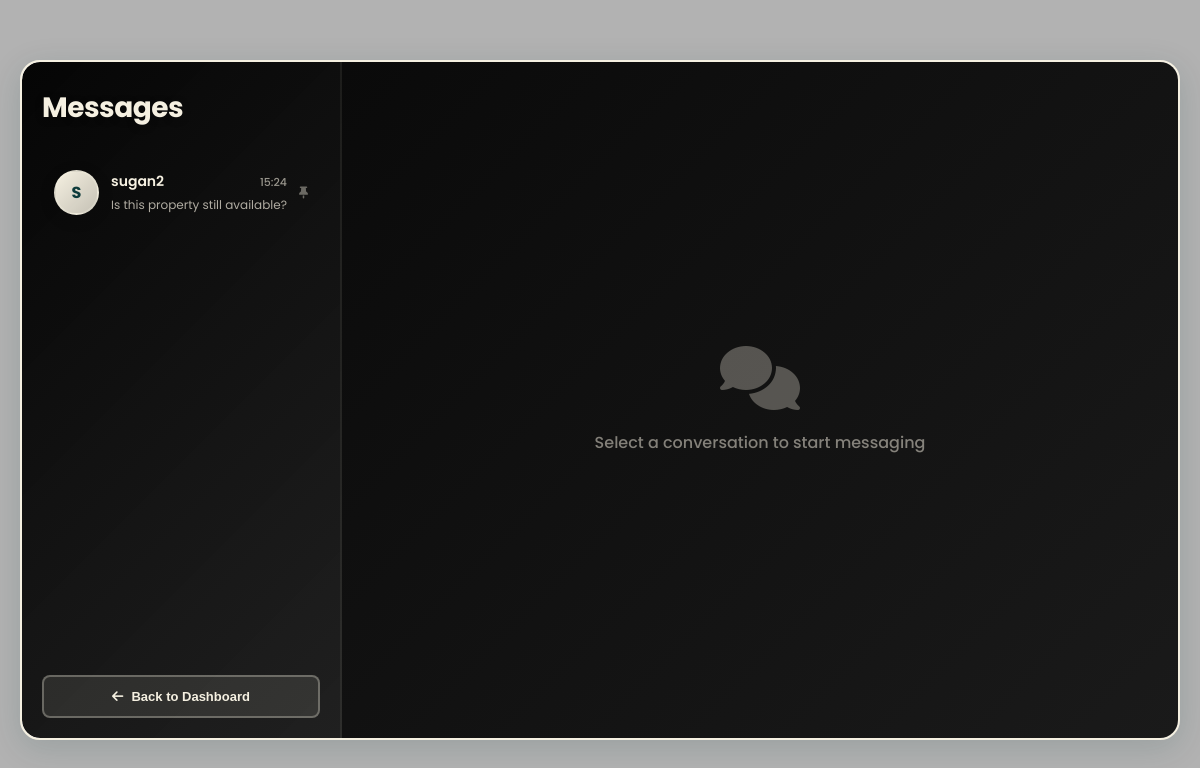
Before: /conversations/ (signed in) with the older database file.
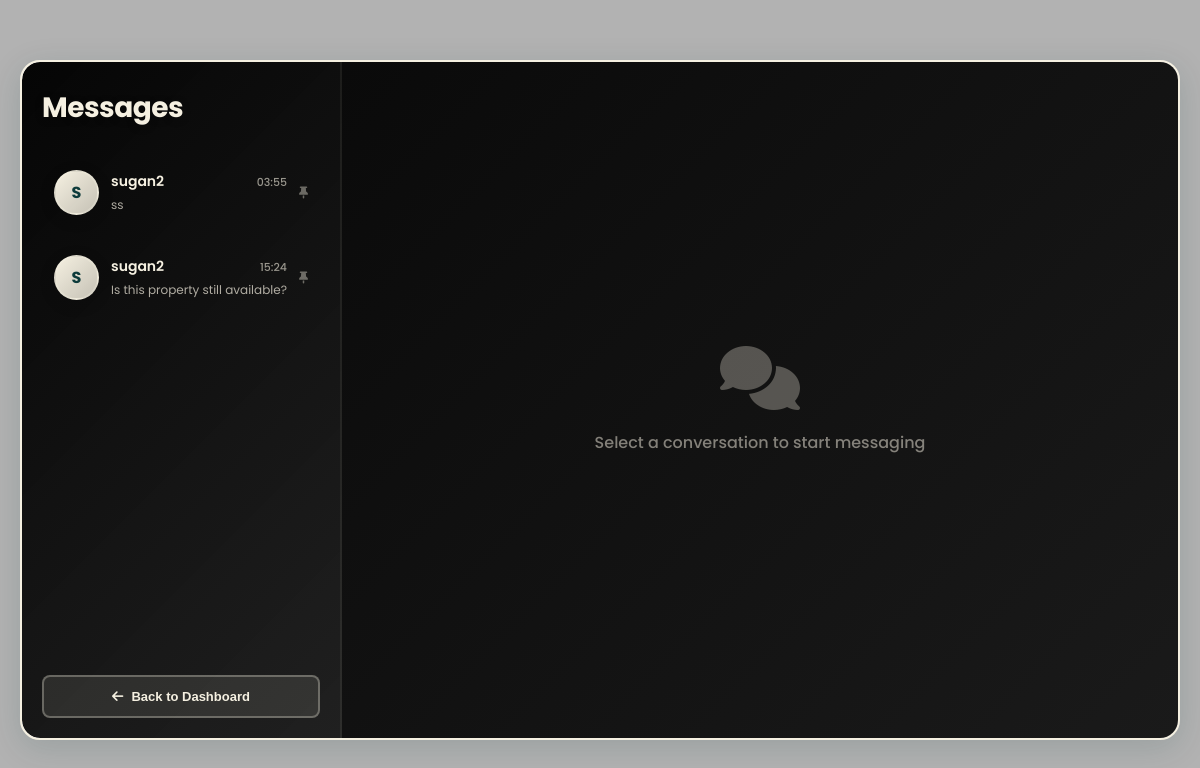
After: the same page with the newer database file.
### core/models.py (models this page shows, shortened)
class Conversation(models.Model):
    property = models.ForeignKey(Property, on_delete=models.CASCADE, related_name='conversations')
    tenant = models.ForeignKey(User, on_delete=models.CASCADE, related_name='tenant_conversations')
    owner = models.ForeignKey(User, on_delete=models.CASCADE, related_name='owner_conversations')
    created_at = models.DateTimeField(auto_now_add=True)
    updated_at = models.DateTimeField(auto_now=True)
    class Meta:
        unique_together = ('property', 'tenant', 'owner')
        ordering = ['-updated_at']
    def get_last_message(self):
        return self.messages.last()

class User(AbstractUser):
    class Role(models.TextChoices):
        ADMIN = "ADMIN", "Admin"
        OWNER = "OWNER", "Owner"
        TENANT = "TENANT", "Tenant"
    email = models.EmailField(unique=True, null=False, blank=False)
    role = models.CharField(max_length=50, choices=Role.choices, default=Role.TENANT)
    profile_image = models.ImageField(upload_to='profiles/', blank=True, null=True)
    phone_number = models.CharField(max_length=15, blank=True, null=True)
    groups = models.ManyToManyField(
        'auth.Group',
        related_name='custom_user_set',
        blank=True,
        help_text='The groups this user belongs to.',
        verbose_name='groups',
    )
    user_permissions = models.ManyToManyField(
        'auth.Permission',
        related_name='custom_user_set',
        blank=True,
        help_text='Specific permissions for this user.',
        verbose_name='user permissions',
    )

class Message(models.Model):
    conversation = models.ForeignKey(Conversation, on_delete=models.CASCADE, related_name='messages')
    sender = models.ForeignKey(User, on_delete=models.CASCADE, related_name='sent_messages')
    content = models.TextField()
    is_read = models.BooleanField(default=False)
    created_at = models.DateTimeField(auto_now_add=True)
    class Meta:
        ordering = ['created_at']

class Property(models.Model):
    class Status(models.TextChoices):
        PENDING_APPROVAL = "PENDING", "Pending Approval"
        AVAILABLE = "AVAILABLE", "Available"
        RENTED = "RENTED", "Rented"
        MAINTENANCE = "MAINTENANCE", "Maintenance"
    class Furnishing(models.TextChoices):
        UNFURNISHED = "UNFURNISHED", "Unfurnished"
        SEMI_FURNISHED = "SEMI_FURNISHED", "Semi-Furnished"
        FULLY_FURNISHED = "FULLY_FURNISHED", "Fully Furnished"
    class Facing(models.TextChoices):
        NORTH = "NORTH", "North"
        SOUTH = "SOUTH", "South"
        EAST = "EAST", "East"
        WEST = "WEST", "West"
        NORTHEAST = "NORTHEAST", "North-East"
        NORTHWEST = "NORTHWEST", "North-West"
        SOUTHEAST = "SOUTHEAST", "South-East"
        SOUTHWEST = "SOUTHWEST", "South-West"
    owner = models.ForeignKey(User, on_delete=models.CASCADE, related_name='properties')
    title = models.CharField(max_length=255)
    ad_title = models.CharField(max_length=255, blank=True, null=True, help_text="Short ad title")
    description = models.TextField()
    price = models.DecimalField(max_digits=10, decimal_places=2)
    location = models.CharField(max_length=255)
    property_type = models.CharField(max_length=100)
    bhk = models.IntegerField(default=1, help_text="Number of BHKs (Bedrooms)")
    bathrooms = models.IntegerField(default=1, help_text="Number of bathrooms")
    furnishing = models.CharField(max_length=50, choices=Furnishing.choices, default=Furnishing.SEMI_FURNISHED)
    super_built_area = models.DecimalField(max_digits=10, decimal_places=2, default=0, help_text="Super built area in sqft")
    bachelors_allowed = models.BooleanField(default=True, help_text="Are bachelors allowed?")
    total_floors = models.IntegerField(default=1, help_text="Total floors in the building")
    facing = models.CharField(max_length=50, choices=Facing.choices, default=Facing.NORTH)
    built_year = models.IntegerField(blank=True, null=True, help_text="Year the property was built")
    amenities = models.TextField(help_text="Comma-separated list of amenities", blank=True)
    status = models.CharField(max_length=50, choices=Status.choices, default=Status.PENDING_APPROVAL)
    is_paid = models.BooleanField(default=False)
    plan_type = models.CharField(max_length=20, choices=[
        ('basic', 'Basic Plan'),
        ('standard', 'Standard Plan'),
        ('premium', 'Premium Plan')
    ], default='basic', help_text="Selected plan type")
    plan_expiry_date = models.DateTimeField(blank=True, null=True, help_text="Date when the plan expires")
    views_count = models.IntegerField(default=0, help_text="Number of times this property has been viewed")
    created_at = models.DateTimeField(auto_now_add=True)
    updated_at = models.DateTimeField(auto_now=True)
    class Meta:
        verbose_name_plural = "Properties"

### core/views.py (the view)
# urls.py: path('conversations/', views.conversations_view, name='conversations'),
@login_required
def conversations_view(request):
    if request.user.role == 'TENANT':
        conversations = Conversation.objects.filter(tenant=request.user)
    elif request.user.role == 'OWNER':
        conversations = Conversation.objects.filter(owner=request.user)
    else:
        conversations = Conversation.objects.all()
    conversations_with_unread = []
    for conversation in conversations:
        unread_count = conversation.messages.filter(is_read=False).exclude(sender=request.user).count()
        conversation.has_unread = unread_count > 0
        conversations_with_unread.append(conversation)
    context = {
        'conversations': conversations_with_unread
    }
    return render(request, 'core/conversations.html', context)

### core/templates/core/conversations.html (shortened to what this page needs)
{% load static %}
<!DOCTYPE html>
<html lang="en">
<head>
    <link href="https://cdnjs.cloudflare.com/ajax/libs/font-awesome/6.4.0/css/all.min.css" rel="stylesheet">
</head>
<body>
    <div class="messages-container">
        <div class="sidebar">
            <div class="sidebar-header">
                <div class="sidebar-title">Messages</div>
            </div>
            <div class="conversations-list">
                {% if conversations %}
                    {% for conversation in conversations %}
                        <a href="{% url 'conversation_detail' conversation.id %}" class="conversation-item">
                            <div class="avatar">
                                {% if user.role == 'TENANT' %}
                                    {{ conversation.owner.username|first|upper }}
                                {% else %}
                                    {{ conversation.tenant.username|first|upper }}
                                {% endif %}
                            </div>
                            <div class="conversation-content">
                                <div class="conversation-header">
                                    <span class="conversation-name">
                                        {% if user.role == 'TENANT' %}
                                            {{ conversation.owner.username }}
                                        {% else %}
                                            {{ conversation.tenant.username }}
                                        {% endif %}
                                    </span>
                                    <span class="conversation-time">{{ conversation.updated_at|date:"H:i" }}</span>
                                </div>
                                <div class="conversation-preview">
                                    {% if conversation.get_last_message %}
                                        {{ conversation.get_last_message.content|truncatewords:6 }}
                                    {% else %}
                                        {{ conversation.property.title }}
                                    {% endif %}
                                </div>
                            </div>
                            <div class="conversation-meta">
                                <i class="fas fa-thumbtack pin-icon"></i>
                            </div>
                        </a>
                    {% endfor %}
                {% endif %}
            </div>
            <button class="add-contact-btn" onclick="window.location.href='/dashboard/'">
                <i class="fas fa-arrow-left"></i>
                Back to Dashboard
            </button>
        </div>
        <div class="chat-area">
            <div class="empty-state">
                <i class="fas fa-comments"></i>
                <p>Select a conversation to start messaging</p>
            </div>
        </div>
    </div>
</body>
</html>

### core/templates/core/conversations.html (style rules this page uses)
* { margin: 0; padding: 0; box-sizing: border-box; }
body { font-family: 'Poppins', sans-serif; background: url('https://images.unsplash.com/photo-1600607687939-ce8a6c25118c?ixlib=rb-4.0.3&auto=format&fit=crop&w=1920&q=80') center/cover fixed; color: #0d3b3b; min-height: 100vh; display: flex; align-items: center; justify-content: center; padding: 40px 20px; position: relative; }
body::before { content: ""; position: fixed; top: 0; left: 0; width: 100%; height: 100%; background: rgba(0, 0, 0, 0.3); z-index: -1; }
.messages-container { display: flex; width: 100%; max-width: 1400px; height: 85vh; background: #ffffff; border-radius: 20px; overflow: hidden; box-shadow: 0 8px 32px rgba(13, 59, 59, 0.15); border: 2px solid #f5f0e1; }
.sidebar { width: 320px; background: linear-gradient(135deg, rgba(0, 0, 0, 0.98) 0%, rgba(20, 20, 20, 0.95) 100%); backdrop-filter: blur(20px); display: flex; flex-direction: column; border-right: 2px solid rgba(245, 240, 225, 0.1); position: relative; }
.sidebar::before { content: ''; position: absolute; top: -50%; right: -50%; width: 300px; height: 300px; background: radial-gradient(circle, rgba(245, 240, 225, 0.05) 0%, transparent 70%); border-radius: 50%; }
.sidebar-header { padding: 25px 20px 20px; position: relative; z-index: 1; }
.sidebar-title { font-size: 28px; font-weight: 700; color: #f5f0e1; letter-spacing: -0.5px; text-shadow: 0 2px 10px rgba(0, 0, 0, 0.2); }
.conversations-list { flex: 1; overflow-y: auto; padding: 5px 0; position: relative; z-index: 1; }
.conversation-item { padding: 14px 20px; display: flex; align-items: center; gap: 12px; cursor: pointer; transition: all 0.3s ease; text-decoration: none; color: inherit; margin: 0 10px 8px; border-radius: 12px; border: 2px solid transparent; }
.messages-container { animation: fadeIn 0.3s ease-in; }
.avatar { width: 45px; height: 45px; border-radius: 50%; background: linear-gradient(135deg, #f5f0e1 0%, rgba(245, 240, 225, 0.8) 100%); display: flex; align-items: center; justify-content: center; font-weight: 700; font-size: 16px; color: #0d3b3b; flex-shrink: 0; box-shadow: 0 4px 15px rgba(0, 0, 0, 0.2); border: 2px solid rgba(245, 240, 225, 0.3); }
.conversation-content { flex: 1; min-width: 0; }
.conversation-header { display: flex; justify-content: space-between; align-items: baseline; margin-bottom: 4px; }
.conversation-name { font-size: 14px; font-weight: 600; color: #f5f0e1; }
.conversation-time { font-size: 11px; color: rgba(245, 240, 225, 0.6); font-weight: 500; }
.conversation-preview { font-size: 12px; color: rgba(245, 240, 225, 0.7); white-space: nowrap; overflow: hidden; text-overflow: ellipsis; font-weight: 400; }
.conversation-meta { display: flex; flex-direction: column; align-items: flex-end; gap: 6px; }
.pin-icon { color: rgba(245, 240, 225, 0.4); font-size: 12px; }
.add-contact-btn { margin: 15px 20px 20px; padding: 12px; background: rgba(245, 240, 225, 0.1); border: 2px solid rgba(245, 240, 225, 0.3); border-radius: 8px; color: #f5f0e1; font-size: 13px; font-weight: 600; cursor: pointer; display: flex; align-items: center; justify-content: center; gap: 8px; transition: all 0.3s; position: relative; z-index: 1; }
.chat-area { flex: 1; display: flex; flex-direction: column; background: linear-gradient(135deg, #0a0a0a 0%, #1a1a1a 100%); }
.empty-state { display: flex; flex-direction: column; align-items: center; justify-content: center; height: 100%; color: rgba(245, 240, 225, 0.3); position: relative; z-index: 1; }
.empty-state i { font-size: 64px; margin-bottom: 20px; opacity: 0.3; color: #f5f0e1; }
.empty-state p { font-size: 16px; font-weight: 500; color: rgba(245, 240, 225, 0.5); }

Changed rows visible on the page:
added Conversation: tenant.username|first "S", tenant.username "sugan2", updated_at "03:55", property "ss"
